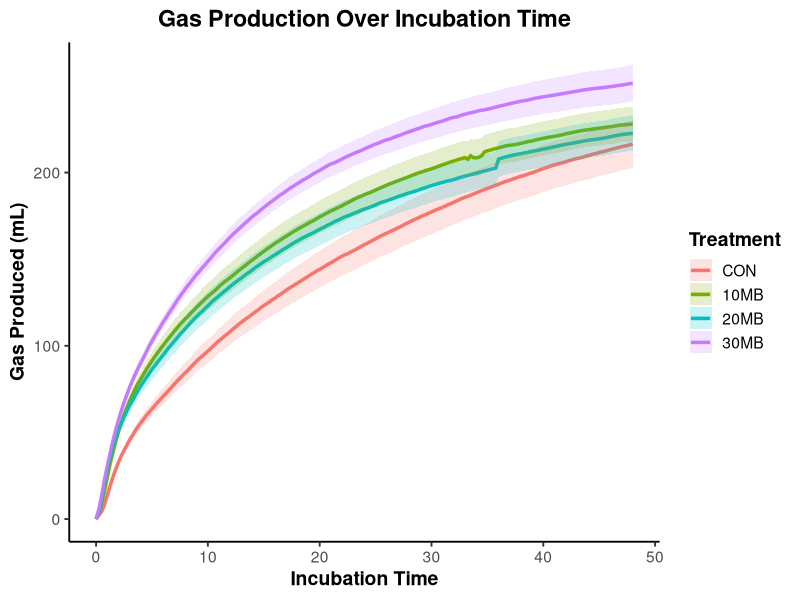

Recreate this plot in R.
## ---- chunk 1
library(readxl)
library(dplyr)
library(ggplot2)

df <- read_excel("Supplementary data.xlsx", sheet = "gas production")

df <- df %>%
  mutate(
    TRT = factor(TRT, levels = c("CON", "10MB", "20MB", "30MB"))
  )

gas_sum <- df %>%
  group_by(Time, TRT) %>%
  summarise(
    mean_gas = mean(gas, na.rm = TRUE),
    se_gas = sd(gas, na.rm = TRUE) / sqrt(sum(!is.na(gas))),
    .groups = "drop"
  )

ggplot(gas_sum, aes(x = Time, y = mean_gas, color = TRT, fill = TRT)) +
  geom_line(linewidth = 1.2) +
  geom_ribbon(aes(ymin = mean_gas - se_gas, ymax = mean_gas + se_gas),
              alpha = 0.20, color = NA) +
  labs(
    title = "Gas Production Over Incubation Time",
    x = "Incubation Time",
    y = "Gas Produced (mL)",
    color = "Treatment",
    fill = "Treatment"
  ) +
  theme_classic(base_size = 14) +
  theme(
    plot.title = element_text(face = "bold", hjust = 0.5),
    axis.title = element_text(face = "bold"),
    legend.title = element_text(face = "bold")
  )
## ---- chunk 2

## ---- chunk 3
